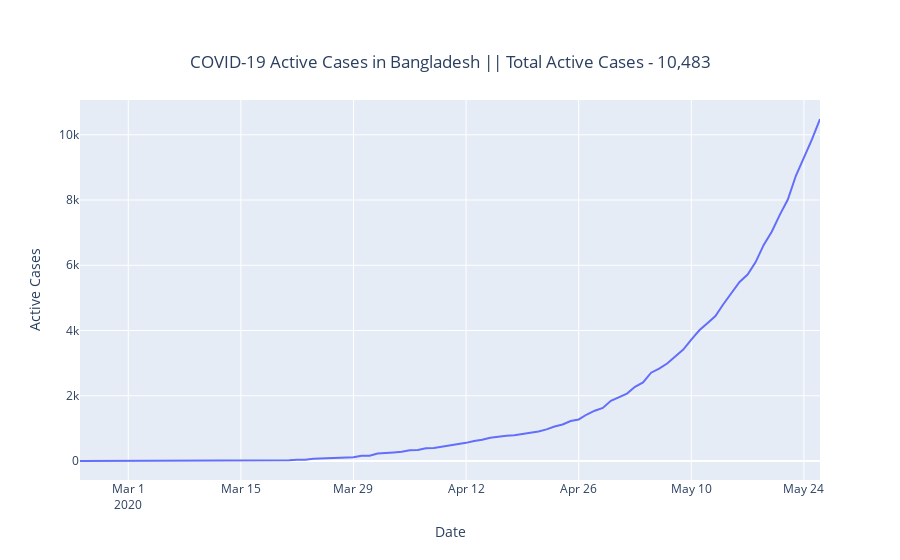

The code cell stored with this chart in its notebook:
### Markdown cell above
# Total Active Cases

### Code cell
x = date_objects
y = active_list
fig = go.Figure(data=go.Scatter(x=x, y=y))
yLabelTitle(fig,y)
fig.show()

### Figure 1 — Plotly figure (JSON) as saved in the notebook; plotly's stock layout.template omitted (floating-point values rounded to 4 significant figures; data arrays with more than 128 entries replaced by an {"elided": "..."} marker saying what was removed)
{"data": [{"type": "scatter", "x": {"elided": "186 str values"}, "y": [1, 1, 1, 1, 1, 1, 1, 1, 1, 1, 1, 1, 1, 4, 4, 5, 7, 7, 7, 11, 16, 20, 21, 21, 21, 23, 23, 38, 38, 72, 80, 88, 104, 104, 114, 164, 165, 228, 257, 265, 282, 327, 338, 391, 401, 437, 474, 505, 557, 612, 651, 716, 756, 777, 791, 832, 855, 906, 970, 1058, 1120, 1228, 1274, 1426, 1542, 1627, 1847, 1957, 2066, 2274, 2407, 2708, 2830, 2989, 3197, 3416, 3724, 4007, 4226, 4446, 4812, 5155, 5489, 5717, 6098, 6625, 7028, 7545, 8015, 8742, 9289, 9857, 10483]}], "layout": {"hovermode": "x", "title": {"text": "COVID-19 Active Cases in Bangladesh || Total Active Cases - 10,483  ", "x": 0.5, "xanchor": "center", "y": 0.9, "yanchor": "top"}, "xaxis": {"title": {"text": "Date"}}, "yaxis": {"title": {"text": "Active Cases"}}}}
